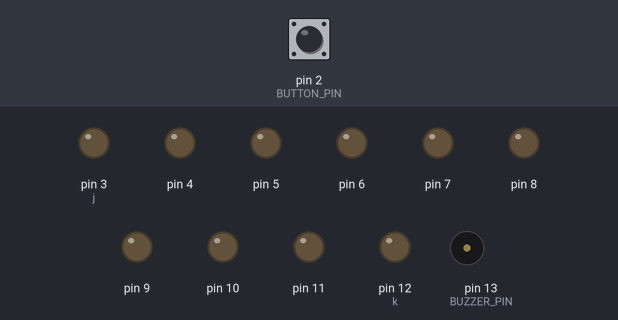
Bench run of a sketch on a simulated Arduino Uno, built with avr-gcc and run on an emulated ATmega328P. Parts: output pins drawn as LEDs (lit = HIGH), buzzer (waves = sounding). Dashed ring = blinking. Inputs (shaded band) come from the test bench; at power-on: pin 2 (BUTTON_PIN) LOW.

Above: at 1.2 s.
1.3 s: pin 2 (BUTTON_PIN) pulled HIGH for 0.15 s
At 1.53 s:
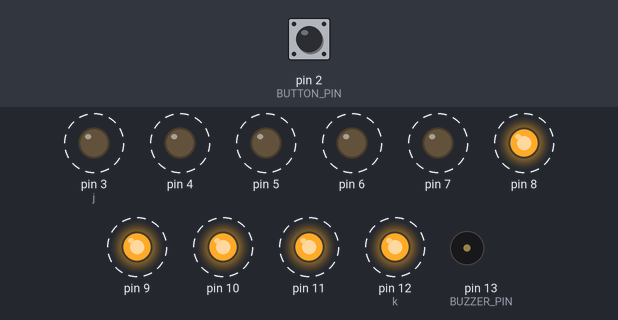
At 1.9 s:
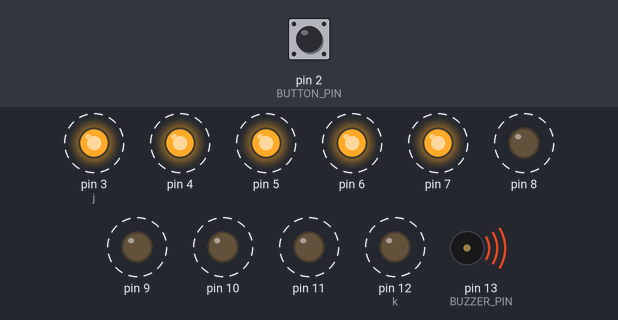
4.3 s: pin 2 (BUTTON_PIN) pulled HIGH for 1 s
At 5.6 s:
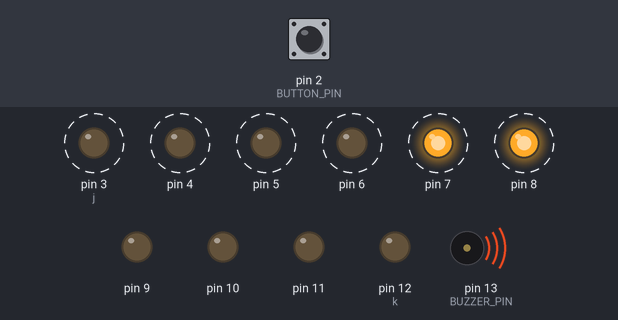
7.3 s: pin 2 (BUTTON_PIN) pulled HIGH for 3.2 s
At 11.07 s:
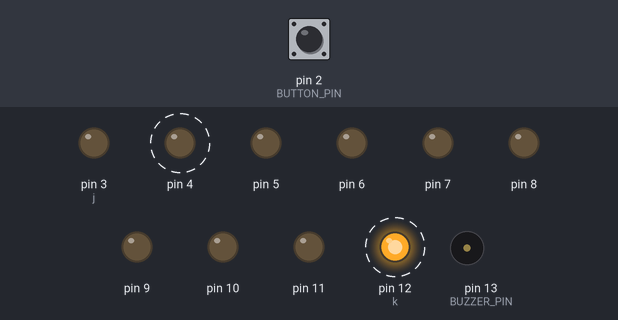
12.0 s: pin 2 (BUTTON_PIN) pulled HIGH for 0.15 s
15.1 s: pin 2 (BUTTON_PIN) pulled HIGH for 0.15 s
18.2 s: pin 2 (BUTTON_PIN) pulled HIGH for 1 s
Timing chart, 0 to 22.2 s (numbered marks = the images above; inputs shaded):
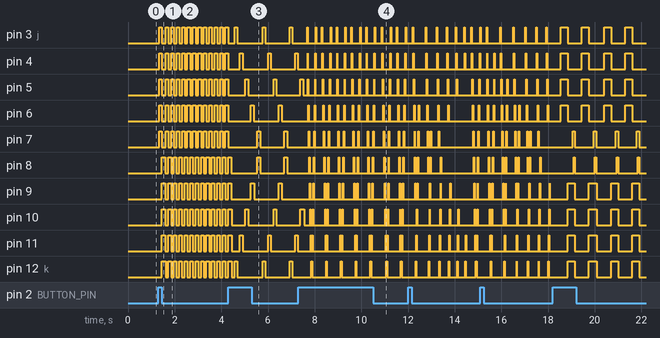

Measured:
- after the input at 1.3 s, pin 3 (j), pin 4–7: alternates HIGH for 0.12 s and LOW for 0.12 s, starting at once; pin 8–11, pin 12 (k): alternates HIGH for 0.11 s and LOW for 0.12 s, starting after 0.15 s; tone on pin 13 (BUZZER_PIN): silent → 450 Hz after 0.26 s
- after the input at 4.3 s, pin 3 (j): alternates HIGH for 0.12 s and LOW for 1.1 s, starting after 0.27 s; pin 4: alternates HIGH for 0.12 s and LOW for 1.1 s, starting after 0.50 s
- after the input at 7.3 s, pin 4: alternates HIGH for 0.02 s and LOW for 0.32 s, starting after 0.39 s; pin 12 (k): alternates HIGH for 0.04 s and LOW for 0.59 s, starting after 0.55 s

The sketch:

ArduinoSiren.ino
```cpp
int input = 0;
int BUZZER_PIN = 13; // buzzer pin
int BUTTON_PIN = 2; // button pin
int j = 3; // start pin
int k = 12; // end pin
boolean lastButton = LOW;
boolean currentButton = LOW;


void setup() {
  for (int i = 3; i <= 12; i++) {
    pinMode(i, OUTPUT);
  }
  pinMode(BUZZER_PIN, OUTPUT);
  pinMode(BUTTON_PIN, INPUT);
}


boolean debounce(boolean last) { // function to solve the problem of button bouncing
  boolean current = digitalRead(BUTTON_PIN);
  if (last != current) {
    delay(5);
    current = digitalRead(BUTTON_PIN);
  }
  return current;
}


void loop() {
  for (int i = 3; i <= 12; i++) {
    digitalWrite(i, LOW);
    currentButton = debounce(lastButton);
  }
  if (lastButton == LOW && currentButton == HIGH) {
    input++;
  }
  lastButton = currentButton;
  settone(input);
}

void settone(int input) {
  if (input == 1) {
    one();
  } else if (input == 2) {
    oneA();
  } else if (input == 3) {
    two();
  } else if (input == 4) {
    twoA();
  } else if (input == 5) {
    three();
  } else if (input == 6) {
    threeA();
  } else if (input == 7) {
    four();
  }
}
void one() { // this function produces the 1st siren sound with ON/OFF led transition.
  // whoop up
  for (int hz = 440; hz < 1000; hz += 25) {
    tone(BUZZER_PIN, hz, 50);
    delay(5);
    for (int i = 3; i <= 7; i++) {
      digitalWrite(i, HIGH);
    }
  }
  // whoop down
  for (int hz = 1000; hz > 440; hz -= 25) {
    tone(BUZZER_PIN, hz, 50);
    delay(5);
    for (int i = 3; i <= 7; i++) {
      digitalWrite(i, LOW);
      digitalWrite(i + 5, HIGH);
    }
  }
}


void oneA() { // this function produces a differnt transition of 1st siren.
  // whoop up
  for (int hz = 440; hz < 1000; hz += 25) {
    tone(BUZZER_PIN, hz, 50);
    delay(5);
  }
  if (j >= 3) {
    digitalWrite(j, HIGH);
    j = j + 1;
    digitalWrite(k, HIGH);
    k = k - 1;
    if (j == 8) {
      j = 3;
    }
    if (k == 7) {
      k = 12;
    }
  }
  // whoop down
  for (int hz = 1000; hz > 440; hz -= 25) {
    tone(BUZZER_PIN, hz, 50);
    delay(5);
  }
}


void two() { // this function produces the 2nd siren sound with progressive led transition.
  // whoop up
  for (int hz = 440; hz < 1000; hz += 25) {
    tone(BUZZER_PIN, hz, 50);
    delay(5);
  }
  loopF(3, 12, 20);
  loopR(12, 3, 20);
  // whoop down
  for (int hz = 1000; hz > 440; hz -= 25) {
    tone(BUZZER_PIN, hz, 50);
    delay(5);
  }
}


void twoA() { // this function produces a differnt transition of 2nd siren.
  // whoop up
  for (int hz = 440; hz < 1000; hz += 25) {
    tone(BUZZER_PIN, hz, 50);
    delay(5);
  }
  loopF(3, k, 20);
  loopR(12, j, 20);
  k--;
  if (k == 3) {
    k = 12;
  }
  j++;
  if (j == 12) {
    j = 3;
  }
  // whoop down
  for (int hz = 1000; hz > 440; hz -= 25) {
    tone(BUZZER_PIN, hz, 50);
    delay(5);
  }
}


void three() { // this function produces the 3rd siren (ambulance) sound with led transition.
  tone(BUZZER_PIN, 440, 200);
  delay(300);
  for (int i = 3; i <= 6; i++) {
    digitalWrite(i, HIGH);
  }
  noTone(BUZZER_PIN);
  tone(BUZZER_PIN, 494, 500);
  delay(300);
  for (int i = 3; i <= 6; i++) {
    digitalWrite(i, LOW);
    digitalWrite(i + 6, HIGH);
  }
  noTone(BUZZER_PIN);
  tone(BUZZER_PIN, 523, 300);
  delay(200);
  digitalWrite(7, HIGH);
  delay(50);
  digitalWrite(8, HIGH);
  delay(50);
  noTone(BUZZER_PIN);
}


void threeA() { // this function produces a differnt transition of 3rd siren.
  tone(BUZZER_PIN, 440, 200);
  delay(100);
  loopF(5, 10, 20);
  loopR(10, 5, 20);
  noTone(BUZZER_PIN);
  for (int i = 3; i <= 4; i++) {
    digitalWrite(i, HIGH);
    digitalWrite(i + 8, HIGH);
  }
  tone(BUZZER_PIN, 494, 500);
  delay(300);
  noTone(BUZZER_PIN);
  for (int i = 3; i <= 4; i++) {
    digitalWrite(i, LOW);
    digitalWrite(i + 8, LOW);
  }
  tone(BUZZER_PIN, 523, 300);
  delay(300);
  noTone(BUZZER_PIN);
}


void four() { // this function produces the 4th siren (police) sound with led transition.
  for (int i = 3; i <= 11; i += 2) {
    digitalWrite(i, HIGH);
  }
  for (int hz = 440; hz < 1000; hz++) {
    tone(BUZZER_PIN, hz, 50);
    delay(5);
  }
  for (int i = 3; i <= 11; i += 2) {
    digitalWrite(i, LOW);
  }
  for (int i = 4; i <= 12; i += 2) {
    digitalWrite(i, HIGH);
  }
  for (int hz = 1000; hz > 440; hz--) {
    tone(BUZZER_PIN, hz, 50);
    delay(5);
  }
}


// some extra functions other than the siren tones

void loopF(int spin, int epin, int dela) { //loopF can blink the led in forward direction, so spin must be lower than epin.
  for (int i = spin; i <= epin; i++) {
    digitalWrite(i, HIGH);
    delay(dela);
    low();
    if (spin == epin) {
      spin = 3;
      epin = 12;
    }
  }
}


void loopR(int epin, int spin, int dela) { // loopR can blink the led in reverse/backward direction, so epin must be lower than spin.
  for (int i = epin; i >= spin; i--) {
    digitalWrite(i, HIGH);
    delay(dela);
    low();
    if (spin == epin) {
      spin = 3;
      epin = 12;
    }
  }
}


void low() { // used by loopF and loopR
  for (int i = 3; i <= 12; i++)
    digitalWrite(i, LOW);
}
```
